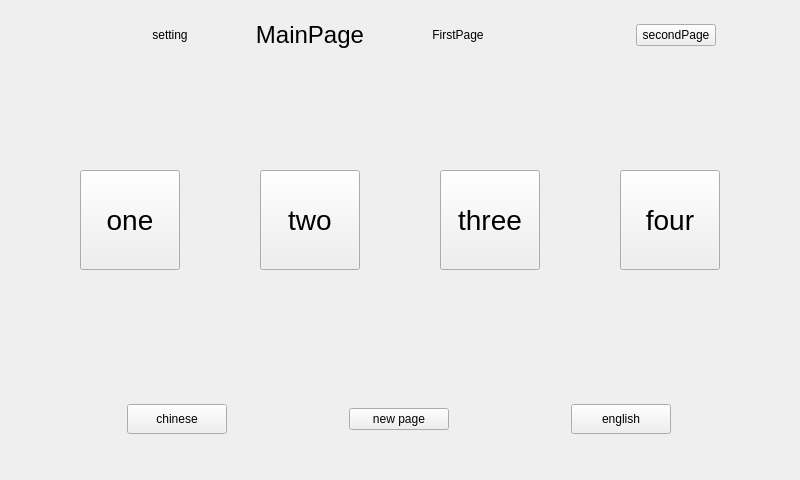
<?xml version="1.0" encoding="UTF-8"?>
<ui version="4.0">
 <class>Widget</class>
 <widget class="QWidget" name="Widget">
  <property name="geometry">
   <rect>
    <x>0</x>
    <y>0</y>
    <width>800</width>
    <height>480</height>
   </rect>
  </property>
  <property name="windowTitle">
   <string>Widget</string>
  </property>
  <layout class="QVBoxLayout" name="verticalLayout">
   <property name="spacing">
    <number>0</number>
   </property>
   <property name="leftMargin">
    <number>0</number>
   </property>
   <property name="topMargin">
    <number>0</number>
   </property>
   <property name="rightMargin">
    <number>0</number>
   </property>
   <property name="bottomMargin">
    <number>0</number>
   </property>
   <item>
    <widget class="QWidget" name="widget" native="true">
     <property name="enabled">
      <bool>true</bool>
     </property>
     <widget class="QWidget" name="widget_Top" native="true">
      <property name="geometry">
       <rect>
        <x>0</x>
        <y>0</y>
        <width>798</width>
        <height>70</height>
       </rect>
      </property>
      <property name="minimumSize">
       <size>
        <width>0</width>
        <height>70</height>
       </size>
      </property>
      <layout class="QHBoxLayout" name="horizontalLayout">
       <property name="spacing">
        <number>0</number>
       </property>
       <property name="leftMargin">
        <number>0</number>
       </property>
       <property name="topMargin">
        <number>0</number>
       </property>
       <property name="rightMargin">
        <number>0</number>
       </property>
       <property name="bottomMargin">
        <number>0</number>
       </property>
       <item>
        <spacer name="horizontalSpacer">
         <property name="orientation">
          <enum>Qt::Horizontal</enum>
         </property>
         <property name="sizeHint" stdset="0">
          <size>
           <width>145</width>
           <height>20</height>
          </size>
         </property>
        </spacer>
       </item>
       <item>
        <widget class="QToolButton" name="btnSetting">
         <property name="minimumSize">
          <size>
           <width>35</width>
           <height>35</height>
          </size>
         </property>
         <property name="cursor">
          <cursorShape>OpenHandCursor</cursorShape>
         </property>
         <property name="styleSheet">
          <string notr="true"/>
         </property>
         <property name="text">
          <string>setting</string>
         </property>
         <property name="toolButtonStyle">
          <enum>Qt::ToolButtonTextUnderIcon</enum>
         </property>
         <property name="autoRaise">
          <bool>true</bool>
         </property>
        </widget>
       </item>
       <item>
        <spacer name="horizontalSpacer_2">
         <property name="orientation">
          <enum>Qt::Horizontal</enum>
         </property>
         <property name="sizeType">
          <enum>QSizePolicy::Maximum</enum>
         </property>
         <property name="sizeHint" stdset="0">
          <size>
           <width>40</width>
           <height>0</height>
          </size>
         </property>
        </spacer>
       </item>
       <item>
        <widget class="QLabel" name="label_title">
         <property name="minimumSize">
          <size>
           <width>150</width>
           <height>0</height>
          </size>
         </property>
         <property name="maximumSize">
          <size>
           <width>16777215</width>
           <height>40</height>
          </size>
         </property>
         <property name="styleSheet">
          <string notr="true">border-image: url(:/images/title.png);</string>
         </property>
         <property name="text">
          <string>&lt;html&gt;&lt;head/&gt;&lt;body&gt;&lt;p&gt;&lt;span style=&quot; font-size:18pt;&quot;&gt;MainPage&lt;/span&gt;&lt;/p&gt;&lt;/body&gt;&lt;/html&gt;</string>
         </property>
         <property name="alignment">
          <set>Qt::AlignCenter</set>
         </property>
        </widget>
       </item>
       <item>
        <spacer name="horizontalSpacer_3">
         <property name="orientation">
          <enum>Qt::Horizontal</enum>
         </property>
         <property name="sizeType">
          <enum>QSizePolicy::Maximum</enum>
         </property>
         <property name="sizeHint" stdset="0">
          <size>
           <width>40</width>
           <height>20</height>
          </size>
         </property>
        </spacer>
       </item>
       <item>
        <widget class="QToolButton" name="btnHome">
         <property name="minimumSize">
          <size>
           <width>35</width>
           <height>35</height>
          </size>
         </property>
         <property name="cursor">
          <cursorShape>OpenHandCursor</cursorShape>
         </property>
         <property name="text">
          <string>FirstPage</string>
         </property>
         <property name="toolButtonStyle">
          <enum>Qt::ToolButtonTextUnderIcon</enum>
         </property>
         <property name="autoRaise">
          <bool>true</bool>
         </property>
        </widget>
       </item>
       <item>
        <spacer name="horizontalSpacer_4">
         <property name="orientation">
          <enum>Qt::Horizontal</enum>
         </property>
         <property name="sizeHint" stdset="0">
          <size>
           <width>145</width>
           <height>20</height>
          </size>
         </property>
        </spacer>
       </item>
       <item>
        <widget class="QPushButton" name="btnPageTwp">
         <property name="text">
          <string>secondPage</string>
         </property>
        </widget>
       </item>
       <item>
        <spacer name="horizontalSpacer_5">
         <property name="orientation">
          <enum>Qt::Horizontal</enum>
         </property>
         <property name="sizeHint" stdset="0">
          <size>
           <width>40</width>
           <height>20</height>
          </size>
         </property>
        </spacer>
       </item>
      </layout>
     </widget>
     <widget class="QStackedWidget" name="stackedWidget">
      <property name="geometry">
       <rect>
        <x>0</x>
        <y>70</y>
        <width>800</width>
        <height>300</height>
       </rect>
      </property>
      <property name="minimumSize">
       <size>
        <width>800</width>
        <height>300</height>
       </size>
      </property>
      <widget class="QWidget" name="page">
       <widget class="QWidget" name="widget_2" native="true">
        <property name="geometry">
         <rect>
          <x>0</x>
          <y>0</y>
          <width>800</width>
          <height>300</height>
         </rect>
        </property>
        <property name="minimumSize">
         <size>
          <width>800</width>
          <height>300</height>
         </size>
        </property>
        <layout class="QHBoxLayout" name="horizontalLayout_2">
         <property name="spacing">
          <number>0</number>
         </property>
         <property name="leftMargin">
          <number>0</number>
         </property>
         <property name="topMargin">
          <number>0</number>
         </property>
         <property name="rightMargin">
          <number>0</number>
         </property>
         <property name="bottomMargin">
          <number>0</number>
         </property>
         <item>
          <widget class="QPushButton" name="pushButton">
           <property name="minimumSize">
            <size>
             <width>100</width>
             <height>100</height>
            </size>
           </property>
           <property name="maximumSize">
            <size>
             <width>100</width>
             <height>100</height>
            </size>
           </property>
           <property name="font">
            <font>
             <pointsize>21</pointsize>
            </font>
           </property>
           <property name="text">
            <string>one</string>
           </property>
          </widget>
         </item>
         <item>
          <widget class="QPushButton" name="pushButton_2">
           <property name="minimumSize">
            <size>
             <width>100</width>
             <height>100</height>
            </size>
           </property>
           <property name="maximumSize">
            <size>
             <width>100</width>
             <height>100</height>
            </size>
           </property>
           <property name="font">
            <font>
             <pointsize>21</pointsize>
            </font>
           </property>
           <property name="text">
            <string>two</string>
           </property>
          </widget>
         </item>
         <item>
          <widget class="QPushButton" name="pushButton_3">
           <property name="minimumSize">
            <size>
             <width>100</width>
             <height>100</height>
            </size>
           </property>
           <property name="maximumSize">
            <size>
             <width>100</width>
             <height>100</height>
            </size>
           </property>
           <property name="font">
            <font>
             <pointsize>21</pointsize>
            </font>
           </property>
           <property name="text">
            <string>three</string>
           </property>
          </widget>
         </item>
         <item>
          <widget class="QPushButton" name="pushButton_4">
           <property name="minimumSize">
            <size>
             <width>100</width>
             <height>100</height>
            </size>
           </property>
           <property name="maximumSize">
            <size>
             <width>100</width>
             <height>100</height>
            </size>
           </property>
           <property name="font">
            <font>
             <pointsize>21</pointsize>
            </font>
           </property>
           <property name="text">
            <string>four</string>
           </property>
          </widget>
         </item>
        </layout>
       </widget>
      </widget>
      <widget class="QWidget" name="page_2">
       <property name="minimumSize">
        <size>
         <width>800</width>
         <height>300</height>
        </size>
       </property>
       <widget class="QWidget" name="widget_3" native="true">
        <property name="geometry">
         <rect>
          <x>0</x>
          <y>0</y>
          <width>800</width>
          <height>300</height>
         </rect>
        </property>
        <property name="minimumSize">
         <size>
          <width>800</width>
          <height>300</height>
         </size>
        </property>
        <layout class="QGridLayout" name="gridLayout">
         <property name="leftMargin">
          <number>0</number>
         </property>
         <property name="topMargin">
          <number>0</number>
         </property>
         <property name="rightMargin">
          <number>0</number>
         </property>
         <property name="bottomMargin">
          <number>0</number>
         </property>
         <property name="spacing">
          <number>0</number>
         </property>
         <item row="1" column="0">
          <widget class="QLabel" name="label_2">
           <property name="minimumSize">
            <size>
             <width>100</width>
             <height>30</height>
            </size>
           </property>
           <property name="maximumSize">
            <size>
             <width>100</width>
             <height>30</height>
            </size>
           </property>
           <property name="text">
            <string>&lt;html&gt;&lt;head/&gt;&lt;body&gt;&lt;p&gt;&lt;span style=&quot; font-size:18pt;&quot;&gt;six&lt;/span&gt;&lt;/p&gt;&lt;/body&gt;&lt;/html&gt;</string>
           </property>
           <property name="alignment">
            <set>Qt::AlignCenter</set>
           </property>
          </widget>
         </item>
         <item row="0" column="0">
          <widget class="QLabel" name="label">
           <property name="minimumSize">
            <size>
             <width>100</width>
             <height>30</height>
            </size>
           </property>
           <property name="maximumSize">
            <size>
             <width>100</width>
             <height>30</height>
            </size>
           </property>
           <property name="text">
            <string>&lt;html&gt;&lt;head/&gt;&lt;body&gt;&lt;p&gt;&lt;span style=&quot; font-size:18pt;&quot;&gt;five&lt;/span&gt;&lt;/p&gt;&lt;/body&gt;&lt;/html&gt;</string>
           </property>
           <property name="alignment">
            <set>Qt::AlignCenter</set>
           </property>
          </widget>
         </item>
         <item row="2" column="0">
          <widget class="QPushButton" name="back">
           <property name="font">
            <font>
             <pointsize>21</pointsize>
            </font>
           </property>
           <property name="text">
            <string>back</string>
           </property>
          </widget>
         </item>
        </layout>
       </widget>
      </widget>
     </widget>
     <widget class="QWidget" name="widget_4" native="true">
      <property name="geometry">
       <rect>
        <x>0</x>
        <y>379</y>
        <width>800</width>
        <height>80</height>
       </rect>
      </property>
      <property name="minimumSize">
       <size>
        <width>800</width>
        <height>80</height>
       </size>
      </property>
      <property name="maximumSize">
       <size>
        <width>1000</width>
        <height>560</height>
       </size>
      </property>
      <layout class="QHBoxLayout" name="horizontalLayout_3">
       <item>
        <widget class="QPushButton" name="chinese">
         <property name="minimumSize">
          <size>
           <width>100</width>
           <height>30</height>
          </size>
         </property>
         <property name="maximumSize">
          <size>
           <width>100</width>
           <height>30</height>
          </size>
         </property>
         <property name="text">
          <string>chinese</string>
         </property>
        </widget>
       </item>
       <item>
        <widget class="QPushButton" name="pushButton_5">
         <property name="minimumSize">
          <size>
           <width>100</width>
           <height>0</height>
          </size>
         </property>
         <property name="maximumSize">
          <size>
           <width>100</width>
           <height>16777215</height>
          </size>
         </property>
         <property name="text">
          <string>new page</string>
         </property>
        </widget>
       </item>
       <item>
        <widget class="QPushButton" name="english">
         <property name="minimumSize">
          <size>
           <width>100</width>
           <height>30</height>
          </size>
         </property>
         <property name="maximumSize">
          <size>
           <width>100</width>
           <height>30</height>
          </size>
         </property>
         <property name="text">
          <string>english</string>
         </property>
        </widget>
       </item>
      </layout>
     </widget>
    </widget>
   </item>
  </layout>
 </widget>
 <layoutdefault spacing="6" margin="11"/>
 <resources/>
 <connections/>
</ui>
